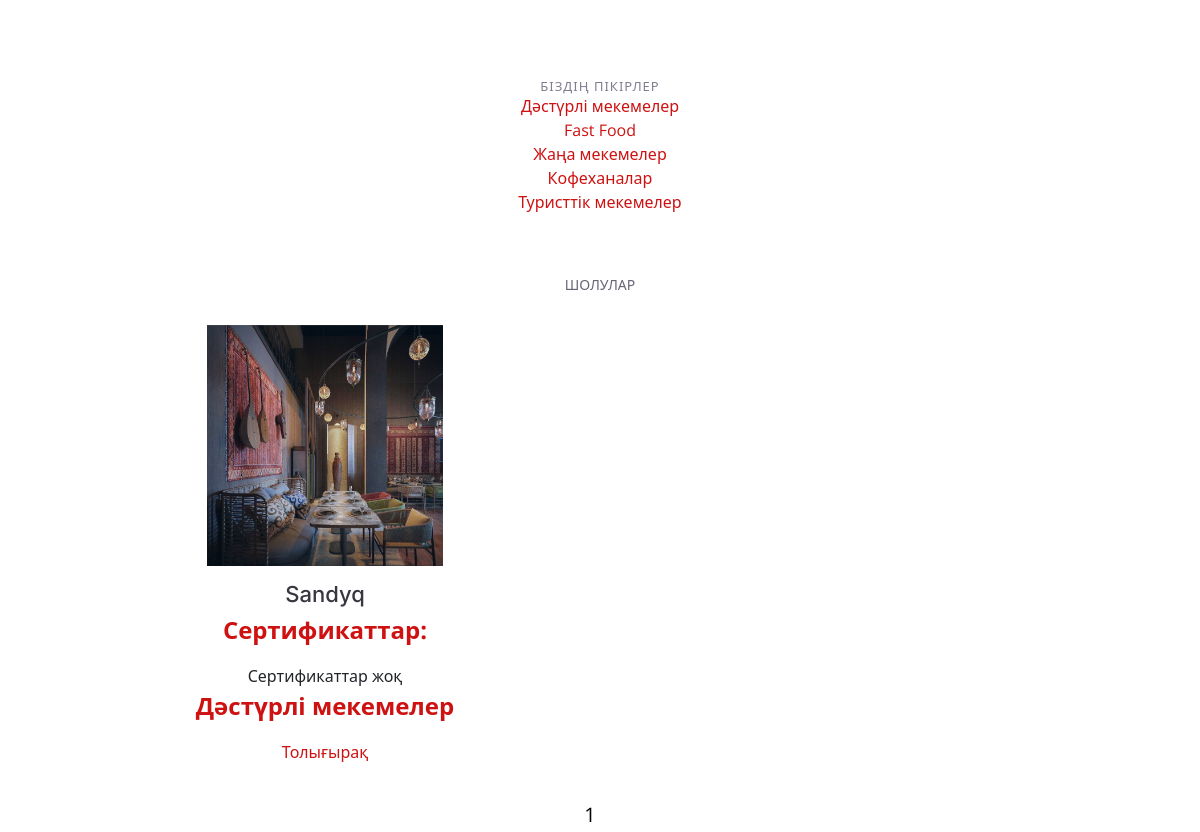
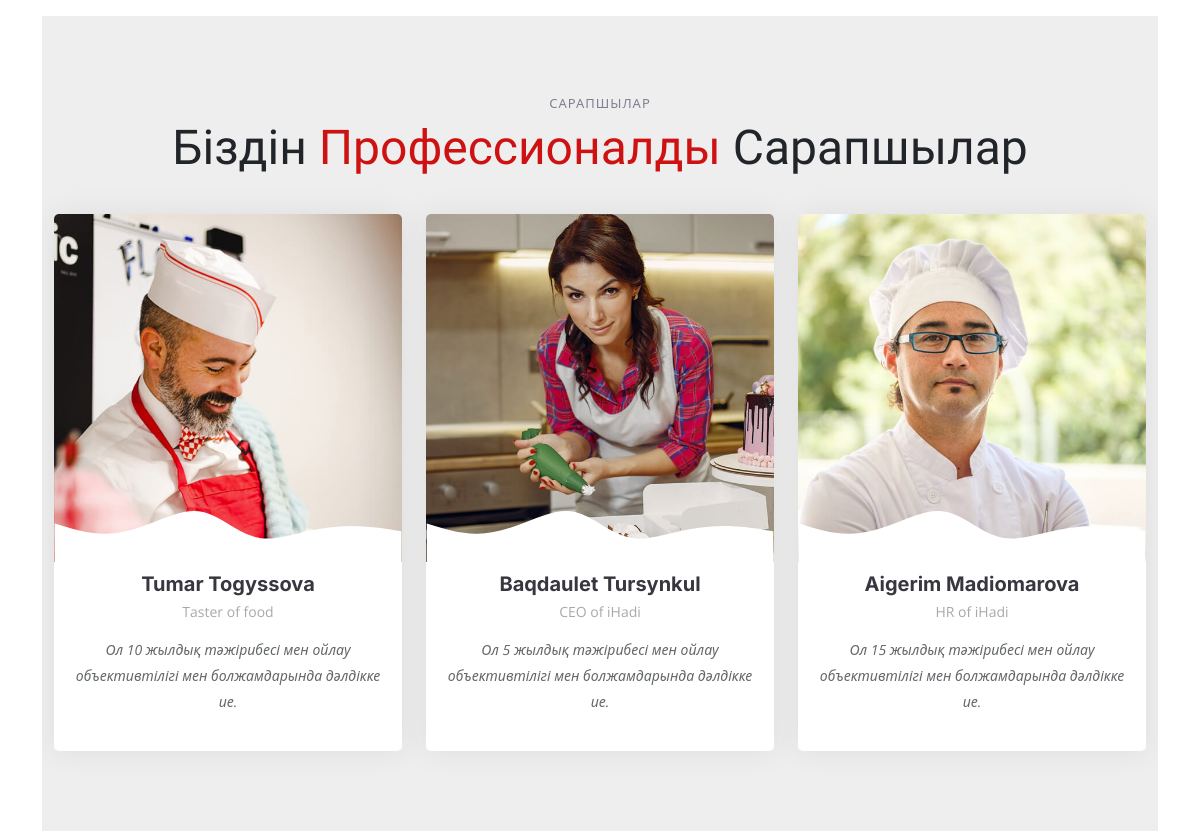
Page /category/dasturli/ (middle part) on the earlier database version (2 pictures, top to bottom).
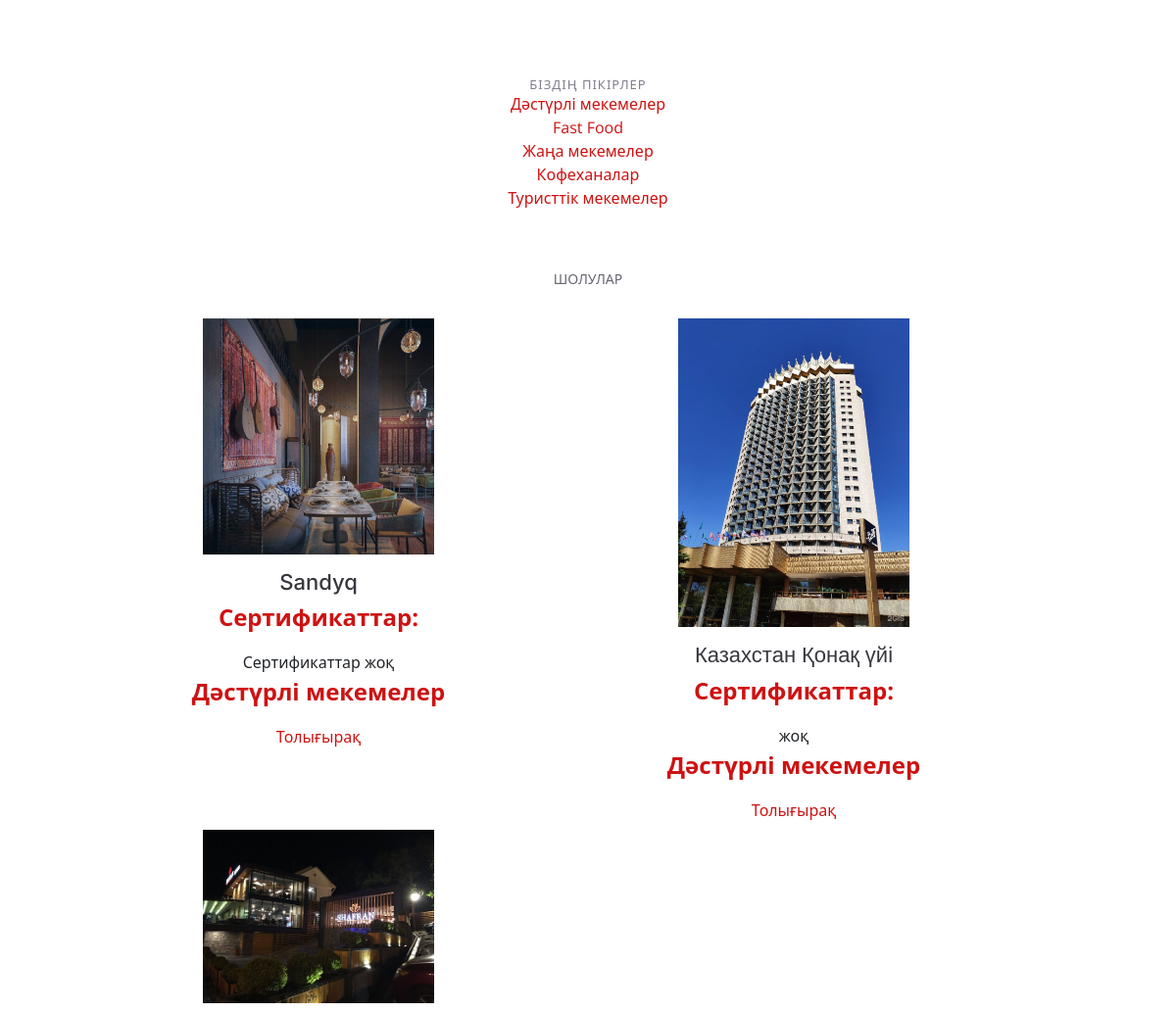
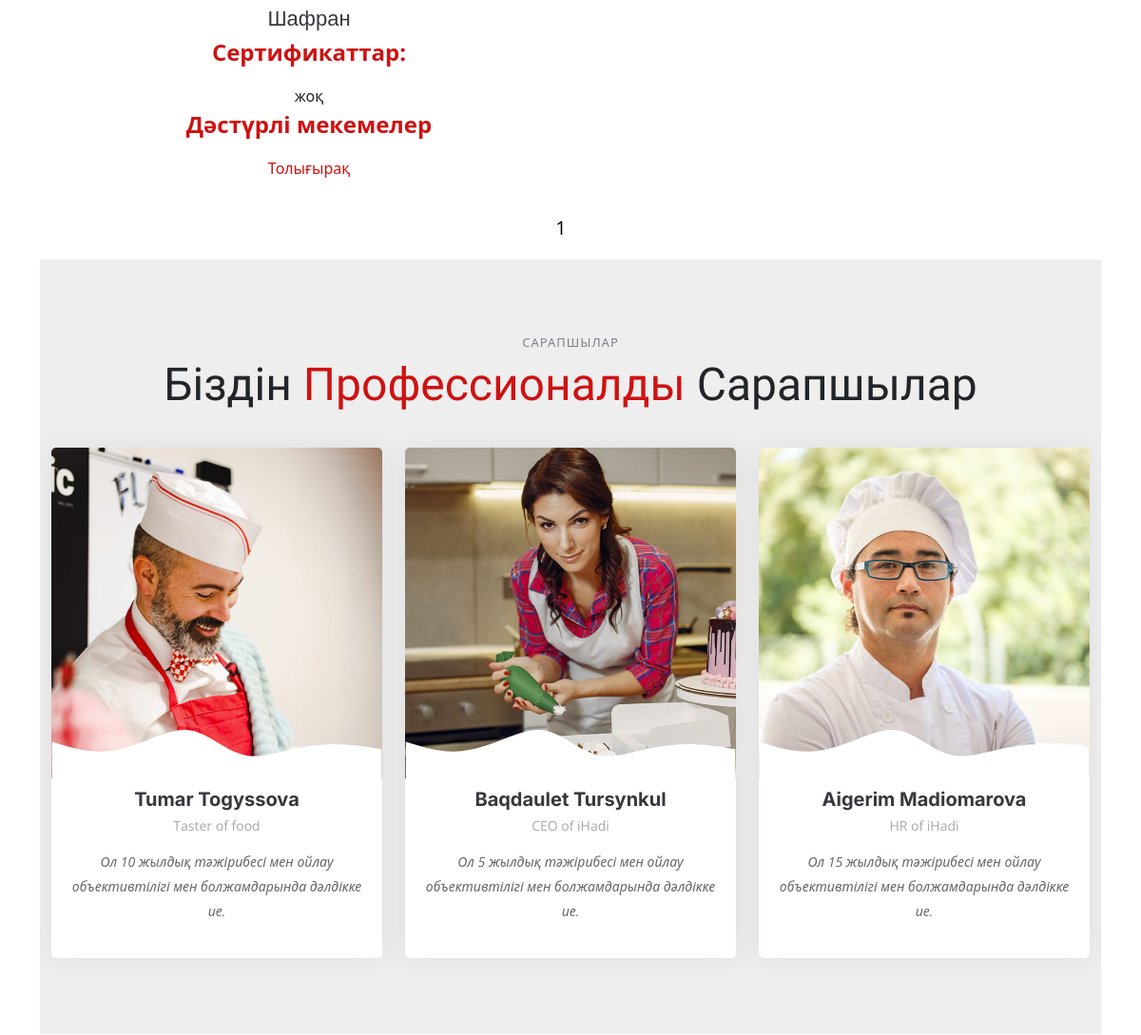
Same page on the later database version (2 pictures, top to bottom).
### hadipage/models.py (models this page shows, shortened)
class Category(models.Model):
    name=models.CharField(max_length=100, db_index=True)
    slug = models.SlugField(max_length=255, unique=True, db_index=True, verbose_name="URL")
    def __str__(self):
        return self.name
    def get_absolute_url(self):
        return reverse('category', kwargs={'category_slug': self.slug})
    class Meta:
        verbose_name='Категория'
        verbose_name_plural='Категории'
        ordering=['id']

class zavedeniya(models.Model):
    title = models.CharField(max_length=255,verbose_name="Заголовок")
    slug=models.SlugField(max_length=255,unique=True,db_index=True,verbose_name="URL")
    content= models.TextField(blank=True)
    certificate = models.CharField(max_length=255)
    namazhana_omov=models.BooleanField(default=True)
    photo=models.ImageField(upload_to="photos/%Y/%m/%d")
    time_create=models.DateTimeField(auto_now_add=True)
    time_update = models.DateTimeField(auto_now=True)
    is_published = models.BooleanField(default=True)
    category=models.ForeignKey('Category', on_delete=models.PROTECT)
    def get_absolute_url(self):
        return reverse('post', kwargs={'post_slug' : self.slug})
    class Meta:
        verbose_name='Заведения'
        verbose_name_plural='Заведения'
        ordering = ['id']

### hadipage/views.py (the view)
# urls.py: path('category/<slug:category_slug>/',ZavedeniyaCategory.as_view(),name='category'),
class ZavedeniyaCategory(ListView):
    paginate_by = 3
    model = zavedeniya
    template_name = 'hadipage/index.html'
    context_object_name = 'posts'
    def get_queryset(self):
        return zavedeniya.objects.filter(category__slug=self.kwargs['category_slug'],is_published=True)

### hadipage/templatetags/hadipage_tags.py (called while the page is built)
@register.inclusion_tag('hadipage/list_categories.html')
def show_categories(sort=None,cat_selected=0):
    if not sort:
        cats=Category.objects.all()
    else:
        cats=Category.objects.order_by(sort)
    return {"cats": cats,"cat_selected":cat_selected}

### hadipage/templates/hadipage/index.html (shortened to what this page needs)
{% load static %}
{% load hadipage_tags %}
<!DOCTYPE html>
<html lang="en">
<head>
  <link href="{% static 'hadipage/assets/vendor/bootstrap/css/bootstrap.min.css'%}" rel="stylesheet">
  <link href="{% static 'hadipage/assets/vendor/bootstrap-icons/bootstrap-icons.css'%}" rel="stylesheet">
  <link href="{% static 'hadipage/assets/vendor/aos/aos.css'%}" rel="stylesheet">
  <link href="{% static 'hadipage/assets/vendor/glightbox/css/glightbox.min.css'%}" rel="stylesheet">
  <link href="{% static 'hadipage/assets/vendor/swiper/swiper-bundle.min.css'%}" rel="stylesheet">
  <link href="{% static 'hadipage/assets/css/main.css'%}" rel="stylesheet">
</head>
<body>
  <main id="main">
    <section id="menu" class="menu">
      <div class="container" data-aos="fade-up">
        <div class="section-header">
          <h2>Біздің пікірлер</h2>
{% show_categories cat_selected=cat_selected %}
        </div>
        <div class="tab-content" data-aos="fade-up" data-aos-delay="300">
          <div class="tab-pane fade active show" id="menu-starters">
            <div class="tab-header text-center">
              <p>Шолулар</p>
            </div>
            <div class="row gy-2">
{% for p in object_list %}
              <div class="col-lg-4 menu-item" style="margin-left:105px">
                <a href="assets/img/menu/menu-item-1.png" class="glightbox"><img src="{{p.photo.url}}" class="menu-img img-fluid" alt=""></a>
                <h4>{{p.title}}</h4>
                <p class="price">
                 Сертификаттар:
                </p>
                {{p.certificate}}
                <p class="price">
                 {{p.category}}
                </p>
                <a href="{{p.get_absolute_url}} ">Толығырақ</a>
              </div>
  {% endfor %}
            </div>
          </div>
          <nav class="list-pages">
            <ul>
              {% for p in paginator.page_range %}
              {% if page_obj.number == p %}
              <li class="page-num page-num-selected">{{p}}</li>
              {% elif p >= page_obj.number|add:-2 and p <= page_obj.number|add:2 %}
              <li class="page-num">
                <a href="?page={{p}}">{{p}}</a>
              </li>
              {% endif %}
              {% endfor %}
            </ul>
          </nav>
    <section id="chefs" class="chefs section-bg">
      <div class="container" data-aos="fade-up">
        <div class="section-header">
          <h2>Сарапшылар</h2>
          <p>Біздін <span>Профессионалды</span> Сарапшылар</p>
        </div>
        <div class="row gy-4">
          <div class="col-lg-4 col-md-6 d-flex align-items-stretch" data-aos="fade-up" data-aos-delay="100">
            <div class="chef-member">
              <div class="member-img">
                <img src="assets/img/chefs/chefs-1.jpg" class="img-fluid" alt="">
              </div>
              <div class="member-info">
                <h4>Tumar Togyssova</h4>
                <span>Taster of food</span>
                <p>Ол 10 жылдық тәжірибесі мен ойлау объективтілігі мен болжамдарында дәлдікке ие.</p>
              </div>
            </div>
          </div>
          <div class="col-lg-4 col-md-6 d-flex align-items-stretch" data-aos="fade-up" data-aos-delay="200">
            <div class="chef-member">
              <div class="member-img">
                <img src="assets/img/chefs/chefs-2.jpg" class="img-fluid" alt="">
              </div>
              <div class="member-info">
                <h4>Baqdaulet Tursynkul</h4>
                <span>CEO of iHadi</span>
                <p>Ол 5 жылдық тәжірибесі мен ойлау объективтілігі мен болжамдарында дәлдікке ие.</p>
              </div>
            </div>
          </div>
          <div class="col-lg-4 col-md-6 d-flex align-items-stretch" data-aos="fade-up" data-aos-delay="300">
            <div class="chef-member">
              <div class="member-img">
                <img src="assets/img/chefs/chefs-3.jpg" class="img-fluid" alt="">
              </div>
              <div class="member-info">
                <h4>Aigerim Madiomarova</h4>
                <span>HR of iHadi</span>
                <p>Ол 15 жылдық тәжірибесі мен ойлау объективтілігі мен болжамдарында дәлдікке ие.</p>
              </div>
            </div>
          </div>
        </div>
      </div>
    </section>
  </main>
</body>
</html>

### hadipage/templates/hadipage/list_categories.html
{% for c in cats %}
<ul class="nav nav-tabs d-flex justify-content-center" data-aos="fade-up" data-aos-delay="200">
          {% if c.pk == cat_selected %}
          <li class="nav-item">
            <a class="nav-link active show" data-bs-toggle="tab" data-bs-target="">
              <h4>{{c.name}}</h4>
            </a>
          </li>
          {% else %}
          <li><a href="{{ c.get_absolute_url }}">{{c.name}}</a></li>
{% endif %}
          </ul>
{% endfor %}

### hadipage/static/hadipage/assets/css/main.css (style rules this page uses)
:root { --font-default: "Open Sans", system-ui, -apple-system, "Segoe UI", Roboto, "Helvetica Neue", Arial, "Noto Sans", "Liberation Sans", sans-serif, "Apple Color Emoji", "Segoe UI Emoji", "Segoe UI Symbol", "Noto Color Emoji"; --font-primary: "Amatic SC", sans-serif; --font-secondary: "Inter", sans-serif; }
:root { --color-default: #212529; --color-primary: #ce1212; --color-secondary: #37373f; }
:root { scroll-behavior: smooth; }
body { font-family: var(--font-default); color: var(--color-default); }
a { color: var(--color-primary); text-decoration: none; }
h1, h2, h3, h4, h5, h6 { font-family: var(--font-secondary); }
section { overflow: hidden; padding: 80px 0; }
.section-bg { background-color: #eee; }
.section-header { text-align: center; padding-bottom: 30px; }
.section-header h2 { font-size: 13px; letter-spacing: 1px; font-weight: 400; margin: 0; padding: 0; color: #7f7f90; text-transform: uppercase; font-family: var(--font-default); }
.section-header p { margin: 0; font-size: 48px; font-weight: 400; font-family: var(--font-primary); }
.section-header p span { color: var(--color-primary); }
section { scroll-margin-top: 90px; }
.menu .nav-tabs { border: 0; }
.menu .tab-content .tab-header { padding: 30px 0; }
.menu .tab-content .tab-header p { font-size: 14px; text-transform: uppercase; color: #676775; margin-bottom: 0; }
.menu .tab-content .menu-item { -moz-text-align-last: center; text-align-last: center; }
.menu .tab-content .menu-item .menu-img { padding: 0 60px; margin-bottom: 15px; }
.menu .tab-content .menu-item h4 { font-size: 22px; font-weight: 500; color: var(--color-secondary); font-family: var(--font-secondary); font-weight: 30px; margin-bottom: 5px; }
.menu .tab-content .menu-item .price { font-size: 24px; font-weight: 700; color: var(--color-primary); }
.chefs .chef-member { overflow: hidden; text-align: center; border-radius: 5px; background: #fff; box-shadow: 0px 0 30px rgba(55, 55, 63, 0.08); transition: 0.3s; }
.chefs .chef-member .member-img { position: relative; overflow: hidden; }
.chefs .chef-member .member-img:after { position: absolute; content: ""; left: 0; bottom: 0; height: 100%; width: 100%; background: url(../img/team-shape.svg) no-repeat center bottom; background-size: contain; z-index: 1; }
.chefs .chef-member .member-info { padding: 10px 15px 20px 15px; }
.chefs .chef-member .member-info h4 { font-weight: 700; margin-bottom: 5px; font-size: 20px; color: var(--color-secondary); }
.chefs .chef-member .member-info span { display: block; font-size: 14px; font-weight: 400; color: rgba(33, 37, 41, 0.4); }
.chefs .chef-member .member-info p { font-style: italic; font-size: 14px; padding-top: 15px; line-height: 26px; color: rgba(33, 37, 41, 0.7); }
.list-pages { text-align: center; margin: 0 0 20px 0; }
.list-pages ul { margin: 20px 0 0 0; padding: 0; list-style: none; }
.list-pages ul li { display: inline-block; margin: 0 20px 0 0; }
.list-pages .page-num, .page-num-selected { display: inline-block; width: 60px; height: 44px; padding: 16px 0 0 0; border: 1px solid #d0d0d0; border-radius: 30px; }
.list-pages .page-num-selected { border: none; color: #000; font-size: 20px; }

Differences in the rows shown:
added zavedeniya: photo (picture), title "Казахстан Қонақ үйі", certificate "жоқ", category "Дәстүрлі мекемелер"
added zavedeniya: photo (picture), title "Шафран", certificate "жоқ", category "Дәстүрлі мекемелер"
